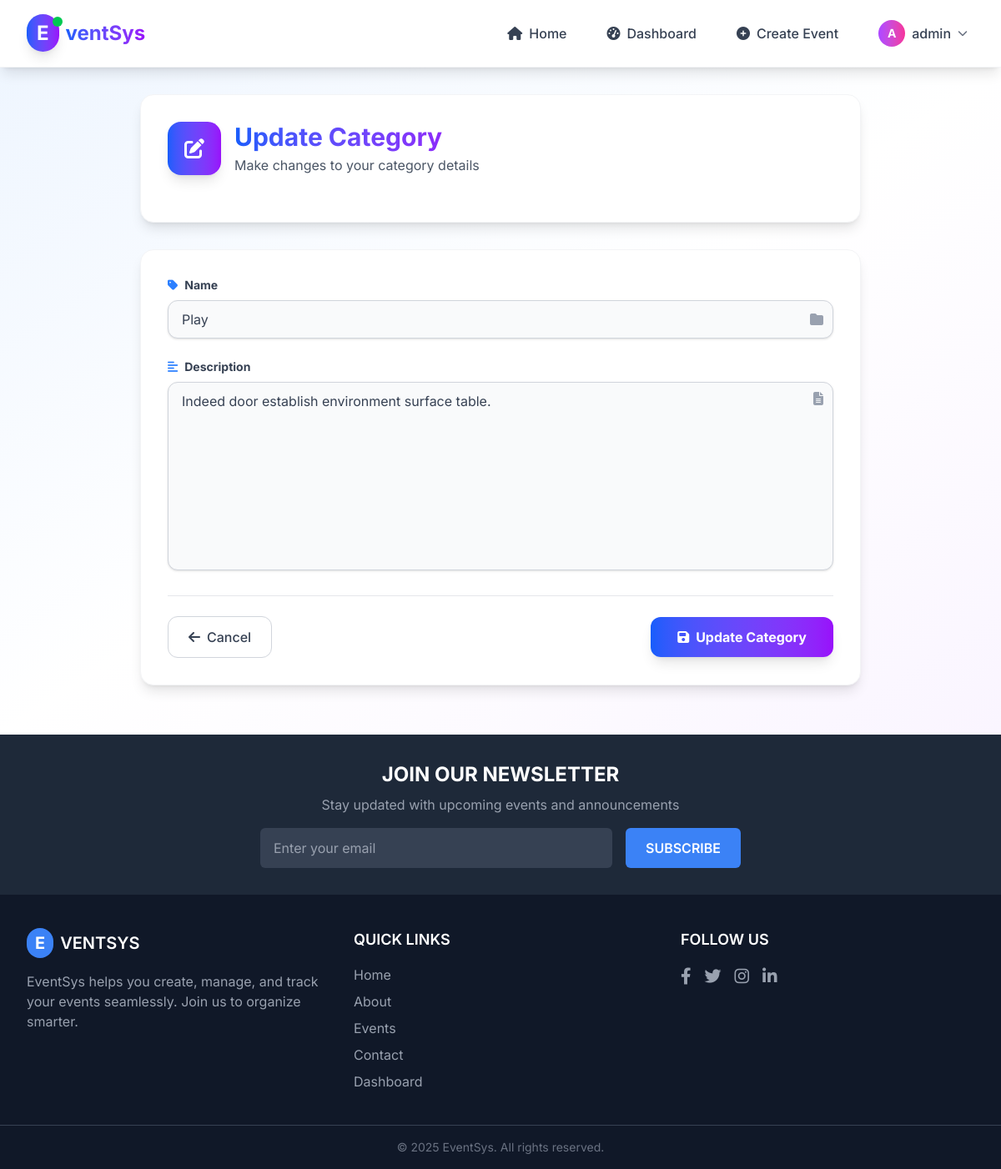
/events/form/update_category/1/ (signed in), run on the app's committed database.
### events/models.py (models this page shows, shortened)
class Category(models.Model):
    name = models.CharField(max_length=50)
    description = models.TextField(blank=True, null=True)

### events/views.py (the view)
@login_required
@user_passes_test(lambda u: is_admin(u) or is_organizer(u))
def update_category(request, category_id):
    try:
        category = Category.objects.get(id=category_id)
    except Category.DoesNotExist:
        messages.error(request, "Category not found.")
        return redirect("category_dashboard")
    if request.method == "POST":
        form = CategoryForm(request.POST, instance=category)
        if form.is_valid():
            updated_category = form.save()
            messages.success(
                request,
                f"Category '{updated_category.name}' has been updated successfully!",
            )
            return redirect("category_dashboard")
        else:
            messages.error(request, "Please correct the errors below.")
    else:
        form = CategoryForm(instance=category)
    return render(request, "form/CategoryForm.html", {"form": form, "is_update": True})

### events/forms.py
class CategoryForm(TailwindMixin, forms.ModelForm):
    class Meta:
        model = Category
        fields = ["name", "description"]

### events/utils.py (called while the page is built)
def is_admin(user):
    return user.groups.filter(name="Admin").exists()

### events/templates/form/CategoryForm.html (shortened to what this page needs)
{% extends "base.html" %}
{% load widget_tweaks %}
{% block theme %}
    {% include "shared/header.html" %}
    <div class="min-h-screen bg-gradient-to-br from-blue-50 via-white to-purple-50 py-8">
        <div class="max-w-4xl mx-auto px-4">
            <div class="bg-white rounded-2xl shadow-lg border border-gray-100 p-8 mb-8">
                <div class="flex items-center gap-4 mb-6">
                    <div class="bg-gradient-to-r from-blue-600 to-purple-600 w-16 h-16 rounded-2xl flex items-center justify-center text-white shadow-lg">
                        <i class="fas fa-{% if is_update %}edit{% else %}folder-plus{% endif %} text-2xl"></i>
                    </div>
                    <div>
                        <h1 class="text-3xl font-bold bg-gradient-to-r from-blue-600 to-purple-600 bg-clip-text text-transparent">
                        </h1>
                        <p class="text-gray-600 mt-1">
                            {% if is_update %}
                                Make changes to your category details
                            {% else %}
                                Create a new category to organize your events
                            {% endif %}
                        </p>
                    </div>
                </div>
            </div>
            <div class="bg-white rounded-2xl shadow-lg border border-gray-100 p-8">
                <form method="post" class="space-y-6">
                    <div class="space-y-2">
                        <label for="{{ form.name.id_for_label }}"
                               class="block text-sm font-bold text-gray-700 mb-2">
                            <i class="fas fa-tag text-blue-500 mr-2"></i>{{ form.name.label }}
                        </label>
                        <div class="relative">
                            {{ form.name|add_class:"w-full px-4 py-3 border border-gray-300 rounded-xl focus:ring-2 focus:ring-blue-500 focus:border-transparent transition-all duration-200 bg-gray-50 focus:bg-white" }}
                            <div class="absolute inset-y-0 right-0 flex items-center pr-3 pointer-events-none">
                            </div>
                        </div>
                    </div>
                    <div class="space-y-2">
                        <label for="{{ form.description.id_for_label }}"
                               class="block text-sm font-bold text-gray-700 mb-2">
                            <i class="fas fa-align-left text-blue-500 mr-2"></i>{{ form.description.label }}
                        </label>
                        <div class="relative">
                            {{ form.description|add_class:"w-full px-4 py-3 border border-gray-300 rounded-xl focus:ring-2 focus:ring-blue-500 focus:border-transparent transition-all duration-200 bg-gray-50 focus:bg-white resize-none" }}
                            <div class="absolute top-3 right-0 flex items-start pr-3 pointer-events-none">
                            </div>
                        </div>
                    </div>
                    <div class="flex items-center justify-between pt-6 border-t border-gray-200">
                        <a href="{% url 'dashboard' %}"
                           class="inline-flex items-center px-6 py-3 border border-gray-300 text-gray-700 bg-white rounded-xl hover:bg-gray-50 font-medium transition-all duration-200">
                            <i class="fas fa-arrow-left mr-2"></i>
                            Cancel
                        </a>
                        <button type="submit"
                                class="inline-flex items-center px-8 py-3 bg-gradient-to-r from-blue-600 to-purple-600 hover:from-blue-700 hover:to-purple-700 text-white font-bold rounded-xl transition-all duration-200 transform hover:scale-105 shadow-lg hover:shadow-xl">
                            <i class="fas fa-{% if is_update %}save{% else %}plus{% endif %} mr-2"></i>
                            {% if is_update %}
                                Update Category
                            {% else %}
                                Create Category
                            {% endif %}
                        </button>
                    </div>
                </form>
            </div>
        </div>
    </div>
    {% include "shared/footer.html" %}
{% endblock theme %}

### events/templates/shared/header.html (shortened to what this page needs)
<section class="shadow-lg border-b border-gray-100 sticky top-0 z-50 backdrop-blur-md bg-white/95">
    <header class="e-container">
        <nav class="flex items-center justify-between h-[80px]">
            <a href="{% url 'home' %}" class="flex items-center gap-2 group">
                <div class="relative">
                    <span class="rounded-full text-2xl font-bold text-white px-3 py-2 bg-gradient-to-r from-blue-600 to-purple-600 shadow-lg group-hover:scale-110 transition-transform duration-200">E</span>
                    <div class="absolute -top-1 -right-1 w-3 h-3 bg-green-500 rounded-full animate-pulse"></div>
                </div>
                <span class="text-2xl font-bold select-none bg-gradient-to-r from-blue-600 to-purple-600 bg-clip-text text-transparent">ventSys</span>
            </a>
            <ul id="nav-menu"
                class="max-h-0 opacity-0 overflow-hidden transition-all duration-300 ease-in-out md:flex md:opacity-100 md:max-h-fit md:overflow-visible space-y-4 md:space-y-0 items-center gap-8 absolute md:static bg-white md:bg-transparent left-0 top-[80px] w-full md:w-auto px-6 py-6 md:p-0 z-50 shadow-lg md:shadow-none border-t md:border-t-0">
                <li>
                    <a href="{% url 'home' %}"
                       class="text-gray-700 hover:text-blue-600 font-medium transition-colors duration-200 flex items-center gap-2 p-2 rounded-lg hover:bg-blue-50">
                        <i class="fas fa-home"></i>
                        <span>Home</span>
                    </a>
                </li>
                {% if request.user.is_authenticated %}
                    <li>
                        <a href="{% url 'dashboard' %}"
                           class="text-gray-700 hover:text-blue-600 font-medium transition-colors duration-200 flex items-center gap-2 p-2 rounded-lg hover:bg-blue-50">
                            <i class="fas fa-tachometer-alt"></i>
                            <span>Dashboard</span>
                        </a>
                    </li>
                    {% for group in request.user.groups.all %}
                        {% if group.name == "Admin" or group.name == "Organizer" %}
                            <li>
                                <a href="{% url 'create_event' %}"
                                   class="text-gray-700 hover:text-green-600 font-medium transition-colors duration-200 flex items-center gap-2 p-2 rounded-lg hover:bg-green-50">
                                    <i class="fas fa-plus-circle"></i>
                                    <span>Create Event</span>
                                </a>
                            </li>
                        {% endif %}
                    {% endfor %}
                    <li class="relative group">
                        <button class="flex items-center gap-2 p-2 rounded-lg hover:bg-gray-50 transition-colors">
                            <div class="w-8 h-8 bg-gradient-to-r from-purple-500 to-pink-500 rounded-full flex items-center justify-center text-white font-bold text-sm">
                                {{ request.user.first_name|first|default:request.user.username|first|upper }}
                            </div>
                            <span class="font-medium text-gray-700">{{ request.user.first_name|default:request.user.username }}</span>
                            <i class="fas fa-chevron-down text-xs text-gray-500 group-hover:rotate-180 transition-transform"></i>
                        </button>
                    </li>
                {% endif %}
            </ul>
        </nav>
    </header>
</section>

### theme/templates/base.html (style rules this page uses)
body { font-family: "Inter", sans-serif; }

### data on the page
Category: name "Play", description "Indeed door establish environment surface table."

### other printed values
{{ request.user.first_name|default:request.user.username }} "admin"
